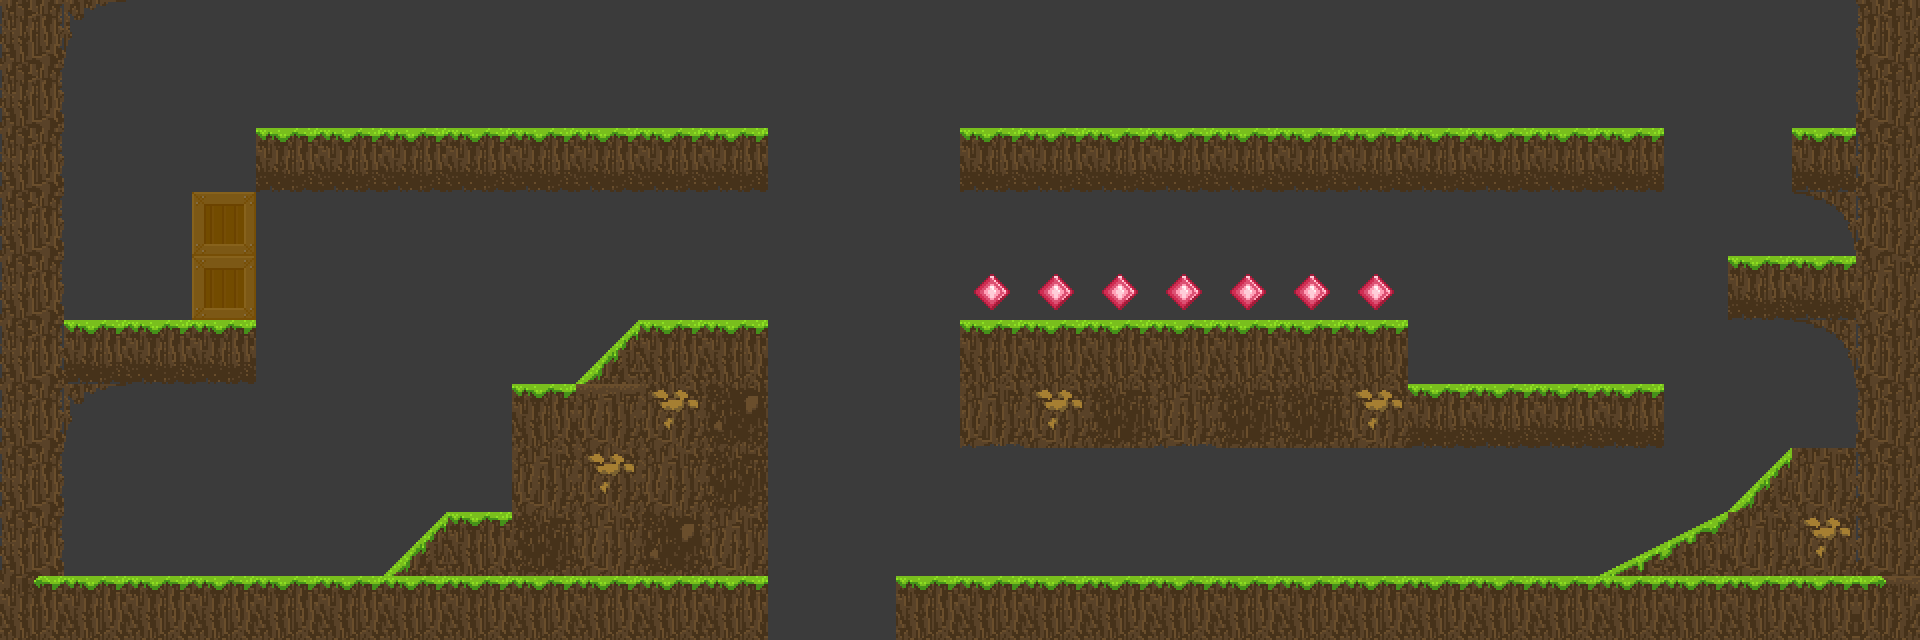

Tiled map render using the project's own tile images. Description and the map definition, with tile-layer contents summarised, below:
An orthogonal 30x10 tile map with 64x64 px tiles, 1 tile layer (layer), 1 hidden layer not drawn.

<map version="1.0" orientation="orthogonal" renderorder="right-down" width="30" height="10" tilewidth="64" tileheight="64" backgroundcolor="#3b3b3b" nextobjectid="18">
 <tileset firstgid="1" name="Tiles_64x64" tilewidth="64" tileheight="64">
  <image source="Tiles_64x64.png" width="512" height="512" />
 </tileset>
 <layer name="layer" width="30" height="10">
  <data>[300 cells, 125 non-empty, 19 distinct tile ids]</data>
 </layer>
 <layer name="bg" width="30" height="10" visible="0">
  <data>[300 cells, 300 non-empty, 2 distinct tile ids]</data>
 </layer>
</map>
